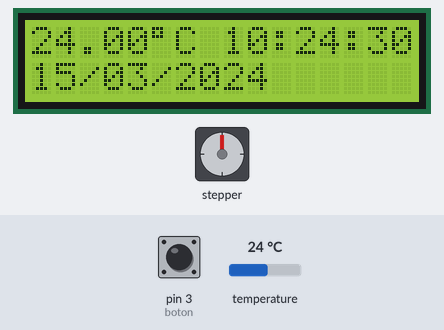
Simulated run of this sketch. Board: Arduino Uno, built with avr-gcc and run on an emulated ATmega328P. On the bench: 16×2 character LCD, stepper motor. Inputs (shaded band) come from the test bench; at power-on: pin 3 (boton) HIGH, temperature 24 °C. The local clock reads 2024-03-15 10:24:30 at power-on unless the sketch sets it; stepper angles assume 1024 steps per turn; what the sketch prints to the serial monitor is not drawn.

Above: at 1.2 s.
1.3 s: pin 3 (boton) pulled LOW for 1.6 s
At 2.32 s:
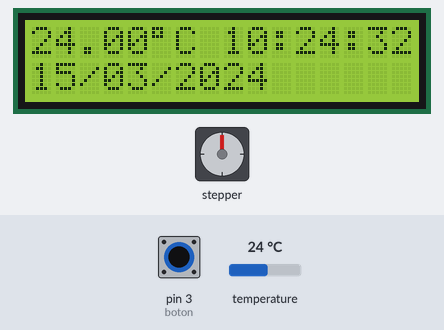
At 2.93 s:
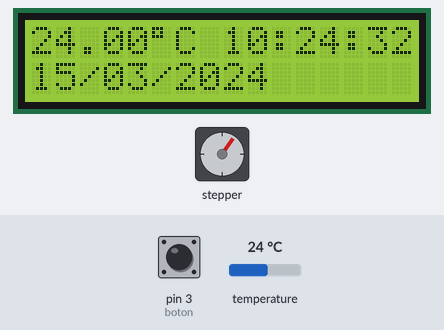
Timing chart, 0 to 15.4 s (numbered marks = the images above; inputs shaded):
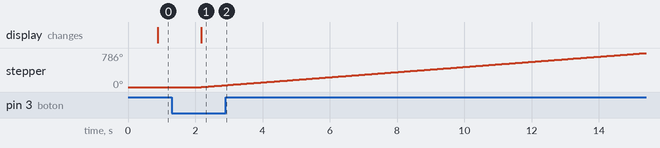

Measured:
- after the input at 1.3 s, stepper: keeps turning clockwise at about 59°/s, starting after 0.88 s

The sketch:

con_boton.ino
```cpp
#include <OneWire.h>
#include <DallasTemperature.h>
#include <LiquidCrystal_I2C.h>
#include "RTClib.h"
#include <Stepper.h>
//Servo myservo;  // crea el objeto servo

//int pos = 0;    // posicion del servo

#define STEPS 1024
#define NUMSTEPS 5120// Número de pasos que queremos que de
Stepper stepper(STEPS, 8, 9, 10, 11);// Constructor, pasamos STEPS y los pines donde tengamos conectado el motor


RTC_DS3231 rtc;

const int SENSOR_PIN = 2; // Arduino pin connected to DS18B20 sensor's DQ pin

 OneWire oneWire(SENSOR_PIN);         // setup a oneWire instance
 DallasTemperature sensors(&oneWire); // pass oneWire to DallasTemperature library
 LiquidCrystal_I2C lcd(0x3F, 16, 2);  // I2C address 0x27, 16 column and 2 rows

float tempCelsius;    // temperature in Celsius

 //Configuramos el pin del botón como entrada de pull-up
  const int boton = 3;


void setup()
{

  Serial.begin(9600);

 // Ponemos el pin como una entrada, puesto que vamos a leer
  // un botón. Habilito la resistencia de PULLUP.
  pinMode(boton,INPUT_PULLUP);

   // myservo.attach(7);  // vincula el servo al pin digital 7
  //  myservo.write(0);
   // Asignamos la velocidad en RPM (Revoluciones por Minuto)
  stepper.setSpeed(10);

  sensors.begin();    // initialize the sensor
  lcd.init();         // initialize the lcd
  lcd.backlight();    // open the backlight

// rtc.adjust(DateTime(F(__DATE__), F(__TIME__)));

   if (!rtc.begin()) {
      Serial.println(F("Couldn't find RTC"));
      while (1);
   }
   // Si se ha perdido la corriente, fijar fecha y hora
   if (rtc.lostPower()) {
      // Fijar a fecha y hora de compilacion
      rtc.adjust(DateTime(F(__DATE__), F(__TIME__)));

      // Fijar a fecha y hora específica. En el ejemplo, 21 de Enero de 2016 a las 03:00:00
       //rtc.adjust(DateTime(2021, 10, 16, 00, 32, 0));
}
}
void loop()
{
  sensors.requestTemperatures();             // send the command to get temperatures
  tempCelsius = sensors.getTempCByIndex(0);  // read temperature in Celsius


DateTime now = rtc.now(); //obtiene datos del modulo RTC
lcd.clear();
lcd.setCursor(0,0);
 lcd.clear();
 lcd.setCursor(0, 0);       // start to print at the first row
 lcd.print(tempCelsius);    // print the temperature in Celsius
 lcd.print((char)223);      // print ° character
 lcd.print("C");
 lcd.print(" ");
if(now.hour() < 10)
{
lcd.print("0");
}
lcd.print(now.hour(), DEC); //imprime hora
lcd.print(':');
if(now.minute() < 10)
{
lcd.print("0");
}
lcd.print(now.minute(), DEC); //imprime minutos
lcd.print(':');
if(now.second() < 10)
{
lcd.print("0");
}
lcd.print(now.second(), DEC); //imprime segundos
lcd.setCursor(0,1);
if(now.day() < 10)
{
lcd.print("0");
}
lcd.print(now.day(), DEC); //imprime dia
lcd.print('/');
if(now.month() < 10)
{
lcd.print("0");
}
lcd.print(now.month(), DEC); //imprime mes
lcd.print('/');
lcd.print(now.year(), DEC);  //imprime el año

if( digitalRead(boton)==LOW ) {
   Serial.println("boton polsado");
   stepper.step(NUMSTEPS);

  delay(500);
 }

else if(now.hour() == 12 && now.minute() ==00){
 stepper.step(NUMSTEPS);
delay(500);
 }
 else if(now.hour() == 15 && now.minute() ==00){
 stepper.step(NUMSTEPS);
 delay(500);

 }
 else if(now.hour() == 20 && now.minute() ==00){
 stepper.step(NUMSTEPS);
 delay(500);

 }


  delay(500);
}
```
